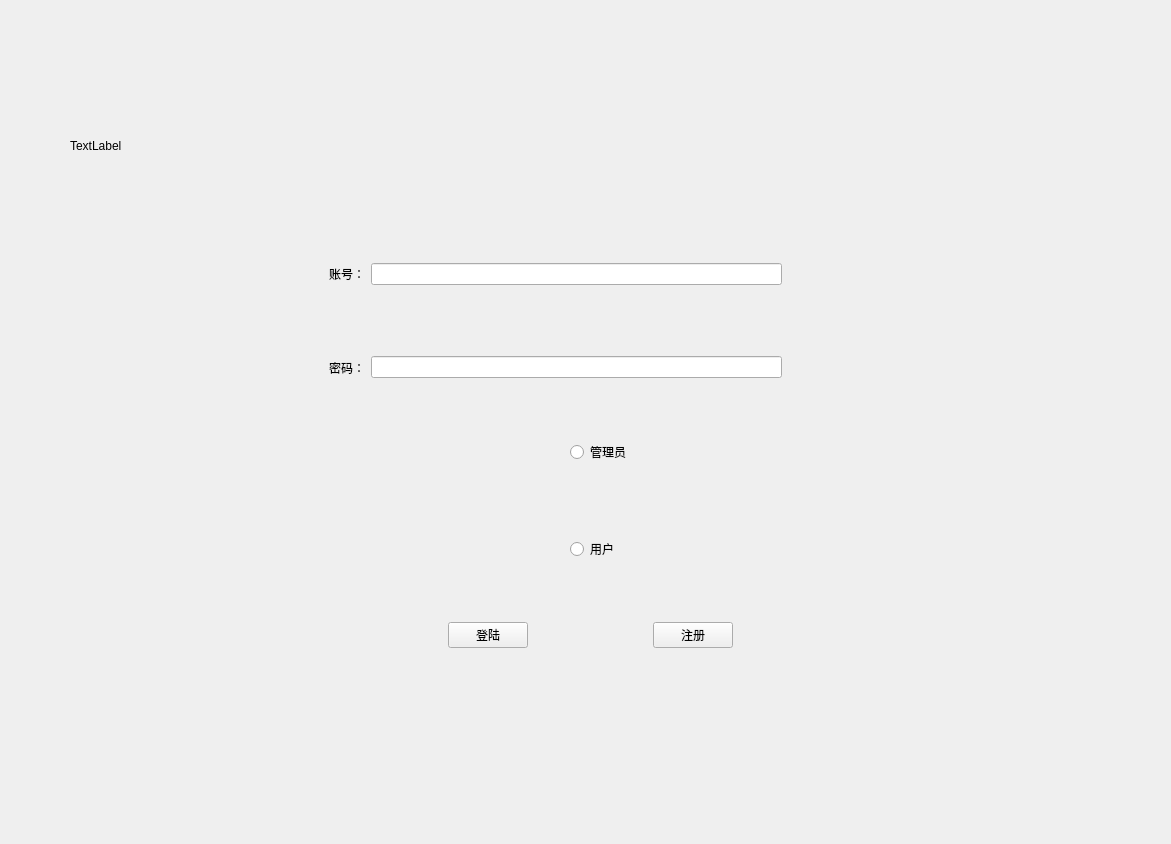
<?xml version="1.0" encoding="UTF-8"?>
<ui version="4.0">
 <class>regist</class>
 <widget class="QWidget" name="regist">
  <property name="geometry">
   <rect>
    <x>0</x>
    <y>0</y>
    <width>1171</width>
    <height>844</height>
   </rect>
  </property>
  <property name="windowTitle">
   <string>Form</string>
  </property>
  <widget class="QLabel" name="label">
   <property name="geometry">
    <rect>
     <x>70</x>
     <y>60</y>
     <width>1041</width>
     <height>171</height>
    </rect>
   </property>
   <property name="text">
    <string>TextLabel</string>
   </property>
  </widget>
  <widget class="QWidget" name="widget_3" native="true">
   <property name="geometry">
    <rect>
     <x>320</x>
     <y>230</y>
     <width>471</width>
     <height>181</height>
    </rect>
   </property>
   <layout class="QVBoxLayout" name="verticalLayout">
    <item>
     <widget class="QWidget" name="widget" native="true">
      <layout class="QHBoxLayout" name="horizontalLayout">
       <item>
        <widget class="QLabel" name="label_3">
         <property name="text">
          <string>账号：</string>
         </property>
        </widget>
       </item>
       <item>
        <widget class="QLineEdit" name="lineEdit"/>
       </item>
      </layout>
     </widget>
    </item>
    <item>
     <widget class="QWidget" name="widget_2" native="true">
      <layout class="QHBoxLayout" name="horizontalLayout_2">
       <item>
        <widget class="QLabel" name="label_2">
         <property name="text">
          <string>密码：</string>
         </property>
        </widget>
       </item>
       <item>
        <widget class="QLineEdit" name="lineEdit_2">
         <property name="echoMode">
          <enum>QLineEdit::Password</enum>
         </property>
        </widget>
       </item>
      </layout>
     </widget>
    </item>
   </layout>
  </widget>
  <widget class="QWidget" name="widget_4" native="true">
   <property name="geometry">
    <rect>
     <x>570</x>
     <y>440</y>
     <width>261</width>
     <height>121</height>
    </rect>
   </property>
   <layout class="QVBoxLayout" name="verticalLayout_2">
    <item>
     <widget class="QRadioButton" name="radioButton">
      <property name="text">
       <string>管理员</string>
      </property>
     </widget>
    </item>
    <item>
     <spacer name="verticalSpacer">
      <property name="orientation">
       <enum>Qt::Vertical</enum>
      </property>
      <property name="sizeHint" stdset="0">
       <size>
        <width>20</width>
        <height>40</height>
       </size>
      </property>
     </spacer>
    </item>
    <item>
     <widget class="QRadioButton" name="radioButton_2">
      <property name="text">
       <string>用户</string>
      </property>
     </widget>
    </item>
   </layout>
  </widget>
  <widget class="QWidget" name="widget_5" native="true">
   <property name="geometry">
    <rect>
     <x>330</x>
     <y>560</y>
     <width>521</width>
     <height>151</height>
    </rect>
   </property>
   <layout class="QHBoxLayout" name="horizontalLayout_3">
    <item>
     <spacer name="horizontalSpacer_2">
      <property name="orientation">
       <enum>Qt::Horizontal</enum>
      </property>
      <property name="sizeHint" stdset="0">
       <size>
        <width>40</width>
        <height>20</height>
       </size>
      </property>
     </spacer>
    </item>
    <item>
     <widget class="QPushButton" name="pushButton">
      <property name="text">
       <string>登陆</string>
      </property>
     </widget>
    </item>
    <item>
     <spacer name="horizontalSpacer">
      <property name="orientation">
       <enum>Qt::Horizontal</enum>
      </property>
      <property name="sizeHint" stdset="0">
       <size>
        <width>40</width>
        <height>20</height>
       </size>
      </property>
     </spacer>
    </item>
    <item>
     <widget class="QPushButton" name="pushButton_2">
      <property name="text">
       <string>注册</string>
      </property>
     </widget>
    </item>
    <item>
     <spacer name="horizontalSpacer_3">
      <property name="orientation">
       <enum>Qt::Horizontal</enum>
      </property>
      <property name="sizeHint" stdset="0">
       <size>
        <width>40</width>
        <height>20</height>
       </size>
      </property>
     </spacer>
    </item>
   </layout>
  </widget>
 </widget>
 <resources/>
 <connections/>
</ui>
